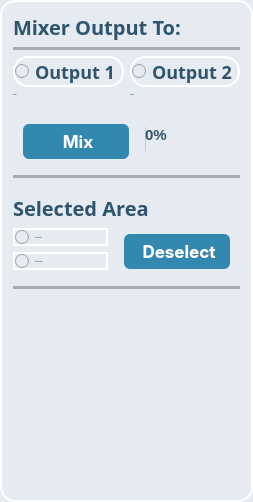
                <widget class="QFrame" name="frame_right">
                 <property name="styleSheet">
                  <string notr="true">background-color: rgb(230, 234, 241); /* Background color */
    border-radius: 15px; /* Curved borders */
    border: 2px solid #ffffff; /* 3D outline */

    box-shadow: 2px 2px 8px rgba(0, 0, 0, 0.7); /* 3D shadow effect */</string>
                 </property>
                 <property name="frameShape">
                  <enum>QFrame::StyledPanel</enum>
                 </property>
                 <property name="frameShadow">
                  <enum>QFrame::Raised</enum>
                 </property>
                 <layout class="QVBoxLayout" name="verticalLayout_73" stretch="0,0,2,0,0,0,0,0,0">
                  <item>
                   <widget class="QLabel" name="mixerOutputTo_3">
                    <property name="font">
                     <font>
                      <family>Overpass Black</family>
                      <pointsize>-1</pointsize>
                      <weight>75</weight>
                      <bold>true</bold>
                     </font>
                    </property>
                    <property name="styleSheet">
                     <string notr="true">color: #2e556d;
font-size:20px;
margin: 0 0 ;
border: None;</string>
                    </property>
                    <property name="text">
                     <string>Mixer Output To:</string>
                    </property>
                   </widget>
                  </item>
                  <item>
                   <widget class="Line" name="line_34">
                    <property name="styleSheet">
                     <string notr="true">/* Line style */

  /* Set the width of the line */
  width: 20px;

  /* Set the height of the line */
  height: 5px;

  /* Set the background color of the line */
  background-color:#a8abaf;

  /* Set the border of the line */
  border: 10px;

  /* Set the border radius of the line */
  border-radius:5px;




</string>
                    </property>
                    <property name="orientation">
                     <enum>Qt::Horizontal</enum>
                    </property>
                   </widget>
                  </item>
                  <item>
                   <layout class="QVBoxLayout" name="verticalLayout_74">
                    <item>
                     <layout class="QHBoxLayout" name="horizontalLayout_Routput_3">
                      <item>
                       <widget class="QRadioButton" name="radioButton1_3">
                        <property name="font">
                         <font>
                          <family>Oswald SemiBold</family>
                          <pointsize>-1</pointsize>
                          <weight>75</weight>
                          <bold>true</bold>
                         </font>
                        </property>
                        <property name="cursor">
                         <cursorShape>PointingHandCursor</cursorShape>
                        </property>
                        <property name="styleSheet">
                         <string notr="true">color: #2e556d;
margin: 0 0 ;
font-weight:10000px;
font-size: 18px;</string>
                        </property>
                        <property name="text">
                         <string>Output 1</string>
                        </property>
                       </widget>
                      </item>
                      <item>
                       <widget class="QRadioButton" name="radioButton2_3">
                        <property name="font">
                         <font>
                          <family>Oswald SemiBold</family>
                          <pointsize>-1</pointsize>
                          <weight>75</weight>
                          <bold>true</bold>
                         </font>
                        </property>
                        <property name="cursor">
                         <cursorShape>PointingHandCursor</cursorShape>
                        </property>
                        <property name="styleSheet">
                         <string notr="true">color: #2e556d;
margin: 0 0 ;
font-weight:10000px;
font-size: 18px;</string>
                        </property>
                        <property name="text">
                         <string>Output 2</string>
                        </property>
                       </widget>
                      </item>
                     </layout>
                    </item>
                    <item>
                     <layout class="QHBoxLayout" name="horizontalLayout_output_3">
                      <property name="bottomMargin">
                       <number>11</number>
                      </property>
                      <item>
                       <layout class="QVBoxLayout" name="verticalLayout_OP1_3" stretch="0,5">
                        <item>
                         <widget class="QLabel" name="label_op1_3">
                          <property name="font">
                           <font>
                            <family>Oswald SemiBold</family>
                            <pointsize>-1</pointsize>
                            <weight>75</weight>
                            <bold>true</bold>
                           </font>
                          </property>
                          <property name="styleSheet">
                           <string notr="true">color: #2e556d;
font-weight:10000px;
border: None;</string>
                          </property>
                          <property name="text">
                           <string>Output 1</string>
                          </property>
                         </widget>
                        </item>
                        <item>
                         <widget class="QWidget" name="output1_port_3" native="true">
                          <property name="styleSheet">
                           <string notr="true">border: 3px solid #ffffff;
background-color: #dce3eb;</string>
                          </property>
                         </widget>
                        </item>
                       </layout>
                      </item>
                      <item>
                       <layout class="QVBoxLayout" name="verticalLayout_OP2_3" stretch="0,5">
                        <item>
                         <widget class="QLabel" name="label_op2_3">
                          <property name="font">
                           <font>
                            <family>Oswald SemiBold</family>
                            <pointsize>-1</pointsize>
                            <weight>75</weight>
                            <bold>true</bold>
                           </font>
                          </property>
                          <property name="styleSheet">
                           <string notr="true">color: #2e556d;
font-weight:10000px;
border: None;</string>
                          </property>
                          <property name="text">
                           <string>Output 2</string>
                          </property>
                         </widget>
                        </item>
                        <item>
                         <widget class="QWidget" name="output2_port_3" native="true">
                          <property name="styleSheet">
                           <string notr="true">border: 3px solid #ffffff;
background-color: #dce3eb;</string>
                          </property>
                         </widget>
                        </item>
                       </layout>
                      </item>
                     </layout>
                    </item>
                   </layout>
                  </item>
                  <item>
                   <layout class="QHBoxLayout" name="horizontalLayout_45">
                    <property name="bottomMargin">
                     <number>10</number>
                    </property>
                    <item>
                     <widget class="QPushButton" name="mixxer_3">
                      <property name="font">
                       <font>
                        <family>-apple-system</family>
                        <pointsize>-1</pointsize>
                        <weight>75</weight>
                        <bold>true</bold>
                       </font>
                      </property>
                      <property name="cursor">
                       <cursorShape>PointingHandCursor</cursorShape>
                      </property>
                      <property name="styleSheet">
                       <string notr="true">QPushButton{
  appearance: button;
  backface-visibility: hidden;
  background-color: #3388b0;
  border-radius: 6px;
  border-width: 0;
  box-shadow: rgba(50, 50, 93, .1) 0 0 0 1px inset,rgba(50, 50, 93, .1) 0 2px 5px 0,rgba(0, 0, 0, .07) 0 1px 1px 0;
  box-sizing: border-box;
  color: #ffffff;
  cursor: pointer;
  font-family: -apple-system,system-ui,&quot;Segoe UI&quot;,Roboto,&quot;Helvetica Neue&quot;,Ubuntu,sans-serif;
  font-size: 17px;
  height: 35px;
  line-height: 1.15;
 margin: 0px 10px;
 margin-top:5px;
  outline: none;
  overflow: hidden;
  padding: 0 5px;
  padding-right:1px;

  position: relative;
  text-align: center;
  text-transform: none;
  transform: translateZ(0);
  transition: all .2s,box-shadow .08s ease-in;
  touch-action: manipulation;
  width:100px;
}
QPushButton:hover {
    background-color: #2e6d8e;    /* Slightly lighter blue when hovering */
}

QPushButton:pressed {
    background-color: #1b4b61;    /* Darker blue when pressed */
}
</string>
                      </property>
                      <property name="text">
                       <string>Mix</string>
                      </property>
                      <property name="icon">
                       <iconset>
                        <normaloff>C:/Users/DELL/Downloads/icons/combine-svgrepo-com.png</normaloff>C:/Users/DELL/Downloads/icons/combine-svgrepo-com.png</iconset>
                      </property>
                      <property name="iconSize">
                       <size>
                        <width>25</width>
                        <height>25</height>
                       </size>
                      </property>
                     </widget>
                    </item>
                    <item>
                     <widget class="QProgressBar" name="progressBar_3">
                      <property name="sizePolicy">
                       <sizepolicy hsizetype="Minimum" vsizetype="Fixed">
                        <horstretch>0</horstretch>
                        <verstretch>0</verstretch>
                       </sizepolicy>
                      </property>
                      <property name="styleSheet">
                       <string notr="true">color: #2e556d;
font-weight: Bold;
font-size: 15px; 
padding-left: 0px;
border: None;</string>
                      </property>
                      <property name="value">
                       <number>0</number>
                      </property>
                      <property name="textVisible">
                       <bool>true</bool>
                      </property>
                     </widget>
                    </item>
                   </layout>
                  </item>
                  <item>
                   <widget class="Line" name="line_35">
                    <property name="styleSheet">
                     <string notr="true">/* Line style */

  /* Set the width of the line */
  width: 20px;

  /* Set the height of the line */
  height: 5px;

  /* Set the background color of the line */
  background-color:#a8abaf;

  /* Set the border of the line */
  border: 10px;

  /* Set the border radius of the line */
  border-radius:5px;




</string>
                    </property>
                    <property name="orientation">
                     <enum>Qt::Horizontal</enum>
                    </property>
                   </widget>
                  </item>
                  <item>
                   <layout class="QVBoxLayout" name="verticalLayout_75">
                    <property name="topMargin">
                     <number>10</number>
                    </property>
                    <item>
                     <layout class="QVBoxLayout" name="verticalLayout_76">
                      <item>
                       <widget class="QLabel" name="selectedArea_5">
                        <property name="font">
                         <font>
                          <family>Overpass Black</family>
                          <pointsize>-1</pointsize>
                          <weight>75</weight>
                          <bold>true</bold>
                         </font>
                        </property>
                        <property name="styleSheet">
                         <string notr="true">color: #2e556d;
font-size:20px;
margin: 0 0 ;
border: None;</string>
                        </property>
                        <property name="text">
                         <string>Selected Area</string>
                        </property>
                       </widget>
                      </item>
                      <item>
                       <layout class="QHBoxLayout" name="horizontalLayout_46">
                        <item>
                         <layout class="QVBoxLayout" name="verticalLayout_77">
                          <item>
                           <widget class="QRadioButton" name="radioButton_In_3">
                            <property name="font">
                             <font>
                              <family>Oswald SemiBold</family>
                              <pointsize>-1</pointsize>
                              <weight>75</weight>
                              <bold>true</bold>
                             </font>
                            </property>
                            <property name="cursor">
                             <cursorShape>PointingHandCursor</cursorShape>
                            </property>
                            <property name="styleSheet">
                             <string notr="true">color: #2e556d;
font-weight:10000px;
</string>
                            </property>
                            <property name="text">
                             <string>Inside Region</string>
                            </property>
                           </widget>
                          </item>
                          <item>
                           <widget class="QRadioButton" name="radioButton_Out_3">
                            <property name="font">
                             <font>
                              <family>Oswald SemiBold</family>
                              <pointsize>-1</pointsize>
                              <weight>75</weight>
                              <bold>true</bold>
                             </font>
                            </property>
                            <property name="cursor">
                             <cursorShape>PointingHandCursor</cursorShape>
                            </property>
                            <property name="styleSheet">
                             <string notr="true">color: #2e556d;
font-weight:10000px;
</string>
                            </property>
                            <property name="text">
                             <string>Outside Region</string>
                            </property>
                           </widget>
                          </item>
                         </layout>
                        </item>
                        <item>
                         <widget class="QPushButton" name="Deselect_3">
                          <property name="font">
                           <font>
                            <family>-apple-system</family>
                            <pointsize>-1</pointsize>
                            <weight>75</weight>
                            <bold>true</bold>
                           </font>
                          </property>
                          <property name="cursor">
                           <cursorShape>PointingHandCursor</cursorShape>
                          </property>
                          <property name="layoutDirection">
                           <enum>Qt::LeftToRight</enum>
                          </property>
                          <property name="styleSheet">
                           <string notr="true">QPushButton{
  appearance: button;
  backface-visibility: hidden;
  background-color: #3388b0;
  border-radius: 6px;
  border-width: 0;
  box-shadow: rgba(50, 50, 93, .1) 0 0 0 1px inset,rgba(50, 50, 93, .1) 0 2px 5px 0,rgba(0, 0, 0, .07) 0 1px 1px 0;
  box-sizing: border-box;
  color: #ffffff;
  cursor: pointer;
  font-family: -apple-system,system-ui,&quot;Segoe UI&quot;,Roboto,&quot;Helvetica Neue&quot;,Ubuntu,sans-serif;
  font-size: 17px;
  height: 35px;
  line-height: 1.15;
 margin: 0px 10px;
 margin-top:5px;
  outline: none;
  overflow: hidden;
  padding: 0 5px;
  padding-right:1px;

  position: relative;
  text-align: center;
  text-transform: none;
  transform: translateZ(0);
  transition: all .2s,box-shadow .08s ease-in;
  touch-action: manipulation;
  width:100px;
}
QPushButton:hover {
    background-color: #2e6d8e;    /* Slightly lighter blue when hovering */
}

QPushButton:pressed {
    background-color: #1b4b61;    /* Darker blue when pressed */
}
</string>
                          </property>
                          <property name="text">
                           <string>Deselect</string>
                          </property>
                          <property name="iconSize">
                           <size>
                            <width>25</width>
                            <height>20</height>
                           </size>
                          </property>
                         </widget>
                        </item>
                       </layout>
                      </item>
                     </layout>
                    </item>
                   </layout>
                  </item>
                  <item>
                   <layout class="QVBoxLayout" name="verticalLayout_78">
                    <property name="topMargin">
                     <number>10</number>
                    </property>
                    <item>
                     <widget class="Line" name="line_36">
                      <property name="styleSheet">
                       <string notr="true">/* Line style */

  /* Set the width of the line */
  width: 20px;

  /* Set the height of the line */
  height: 5px;

  /* Set the background color of the line */
  background-color:#a8abaf;

  /* Set the border of the line */
  border: 10px;

  /* Set the border radius of the line */
  border-radius:5px;




</string>
                      </property>
                      <property name="orientation">
                       <enum>Qt::Horizontal</enum>
                      </property>
                     </widget>
                    </item>
                   </layout>
                  </item>
                  <item>
                   <spacer name="verticalSpacer_3">
                    <property name="orientation">
                     <enum>Qt::Vertical</enum>
                    </property>
                    <property name="sizeType">
                     <enum>QSizePolicy::Maximum</enum>
                    </property>
                    <property name="sizeHint" stdset="0">
                     <size>
                      <width>20</width>
                      <height>200</height>
                     </size>
                    </property>
                   </spacer>
                  </item>
                  <item>
                   <layout class="QVBoxLayout" name="verticalLayout_81"/>
                  </item>
                 </layout>
                </widget>
